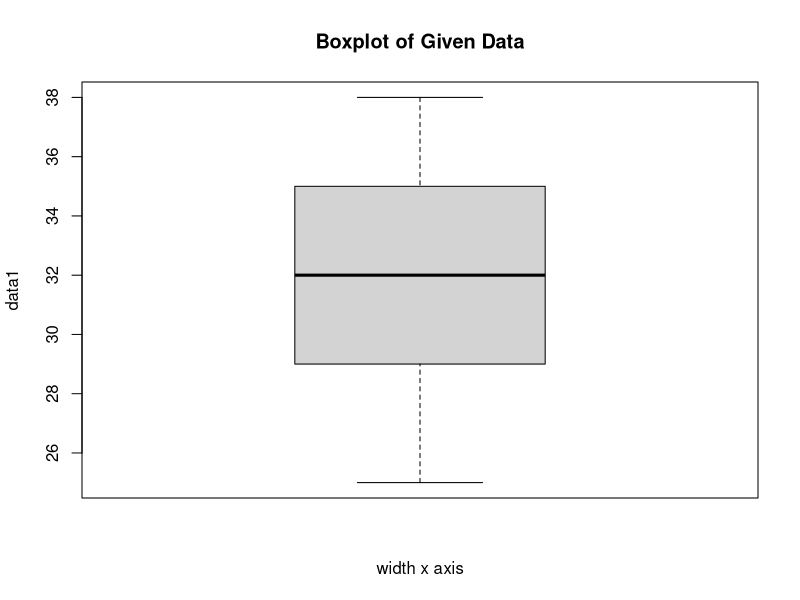

Recreate this plot in R.
# C225 Tirth Rank BOXPLOT
x <- c(25, 28, 29, 29, 30, 34, 35, 35, 37, 38)

# boxplot of the data using function
boxplot(x, main = "Boxplot of Given Data", xlab = 'width x axis', ylab = 'data1')
# using hardcoding
summary(x)
med_main = median(x) # or quantile(x, 0.5)
q1 = quantile(x, 0.25)
q3 = quantile(x, 0.75)
q1
q3
# IQR1 = q3-q1
# IQR1
IQR(x)
ul = 35 + (1.5*6)
ll = 29 - (1.5*6)
x[which(x < ll | x > ul)]
typeof(x)
# boxplot(outliers, main = 'boxplot of outliers')


